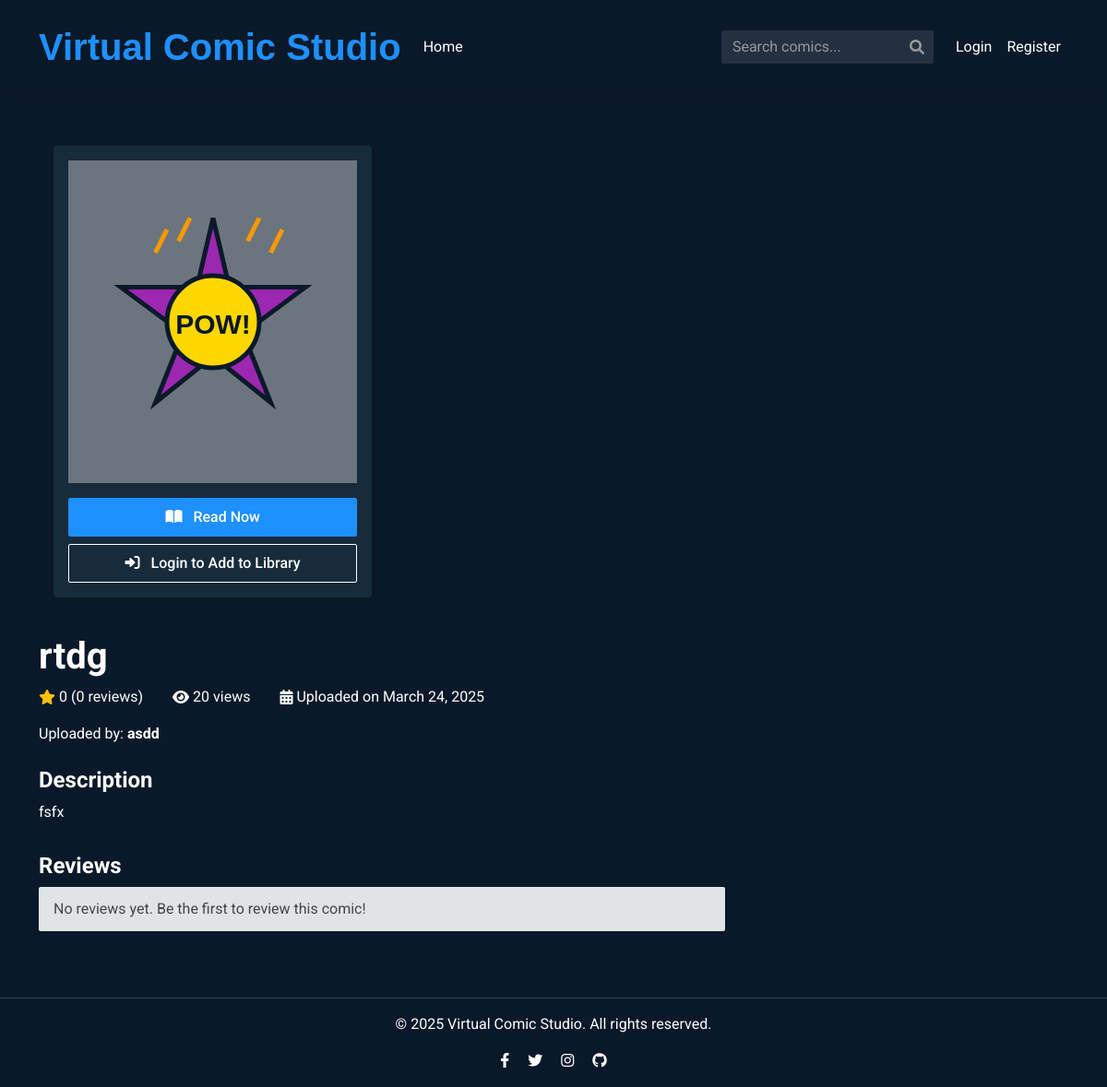
Before: /comic/1 with the older database file.
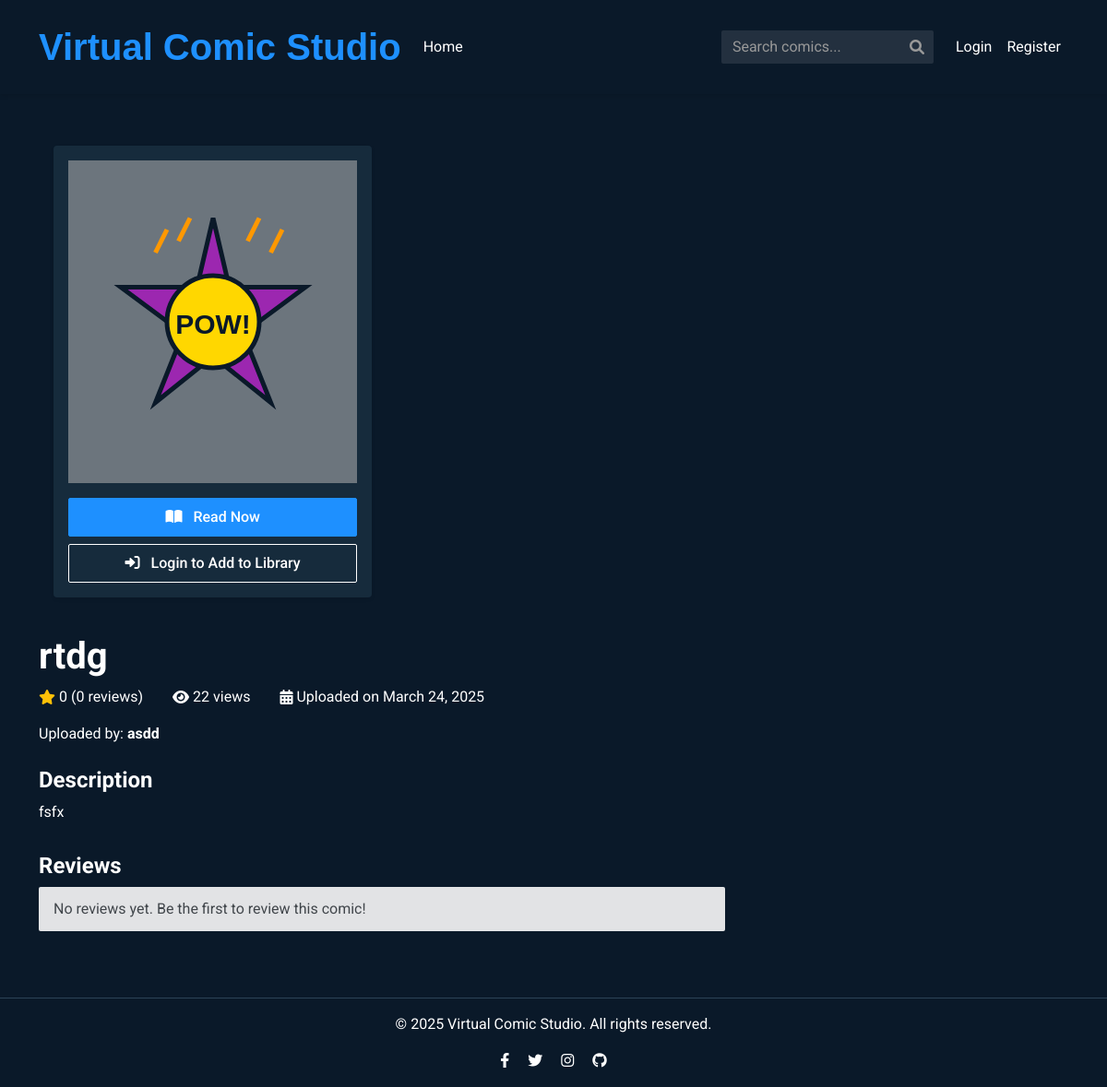
After: the same page with the newer database file.
### models.py (models this page shows, shortened)
class Comic(db.Model):
    id = db.Column(db.Integer, primary_key=True)
    title = db.Column(db.String(100), nullable=False)
    description = db.Column(db.Text, nullable=False)
    filename = db.Column(db.String(255), nullable=False, unique=True)
    owner_id = db.Column(db.Integer, db.ForeignKey('user.id'), nullable=False)
    upload_date = db.Column(db.DateTime, default=datetime.datetime.utcnow)
    views = db.Column(db.Integer, default=0)
    logo_id = db.Column(db.Integer, default=1) # Logo ID (1-5)
    reviews = db.relationship('Review', backref='comic', lazy='dynamic', cascade='all, delete-orphan')
    def get_average_rating(self):
        reviews = self.reviews.all()
        if not reviews:
            return 0
        return sum(review.rating for review in reviews) / len(reviews)
    def increment_views(self):
        self.views += 1
        db.session.commit()
        return self.views
    @property
    def ratings(self):
        return self.reviews.all()

### routes.py (the view)
@app.route('/comic/<comic_id>')
def comic_details(comic_id):
    comic = Comic.query.get(comic_id)
    if not comic:
        flash('Comic not found', 'danger')
        return redirect(url_for('index'))
    reviews = Review.query.filter_by(comic_id=comic_id).order_by(Review.created_at.desc()).all()
    owner = User.query.get(comic.owner_id)
    comic.increment_views()
    return render_template('comic_details.html', comic=comic, reviews=reviews, owner=owner,User = User)

### templates/comic_details.html (shortened to what the changed rows need)
    {% extends "layout.html" %}
    {% block content %}
            <div class="col-md-8">
                <h1 class="mb-2">{{ comic.title }}</h1>
                <div class="comic-stats mb-3">
                    <span class="me-3">
                        <i class="fas fa-star text-warning me-1"></i>
                        {{ comic.get_average_rating()|round(1) }} ({{ comic.ratings|length }} reviews)
                    </span>
                    <span class="me-3">
                        <i class="fas fa-eye me-1"></i>
                        {{ comic.views }} views
                    </span>
                    <span>
                        <i class="fas fa-calendar-alt me-1"></i>
                        Uploaded on {{ comic.upload_date.strftime('%B %d, %Y') }}
                    </span>
                </div>
                <div class="comic-author mb-4">
                    <p>Uploaded by: <strong>{{ owner.username }}</strong></p>
                </div>
                <div class="comic-description mb-4">
                    <h4>Description</h4>
                    <p>{{ comic.description }}</p>
                </div>
                <div class="reviews-section">
                    <h4>Reviews</h4>
                    {% if reviews|length > 0 %}
                        {% for review in reviews %}
                        <div class="review-card">
                            <div class="review-header">
                                <span class="review-user">
                                    {% set review_user = User.get_by_id(review.user_id) %}
                                    {{ review_user.username if review_user else 'Unknown User' }}
                                </span>
                                <span class="review-date">{{ review.created_at.strftime('%B %d, %Y') }}</span>
                            </div>
                            <div class="star-rating mb-2">
                                {% for i in range(5) %}
                                    {% if i < review.rating %}
                                    <i class="fas fa-star"></i>
                                    {% else %}
                                    <i class="far fa-star"></i>
                                    {% endif %}
                                {% endfor %}
                            </div>
                            <p>{{ review.text }}</p>
                        </div>
                        {% endfor %}
                    {% else %}
                    <div class="alert alert-secondary">
                    </div>
                    {% endif %}
                </div>
            </div>
    {% endblock %}

Changed rows visible on the page:
changed Comic "rtdg": views "20" → "22"
